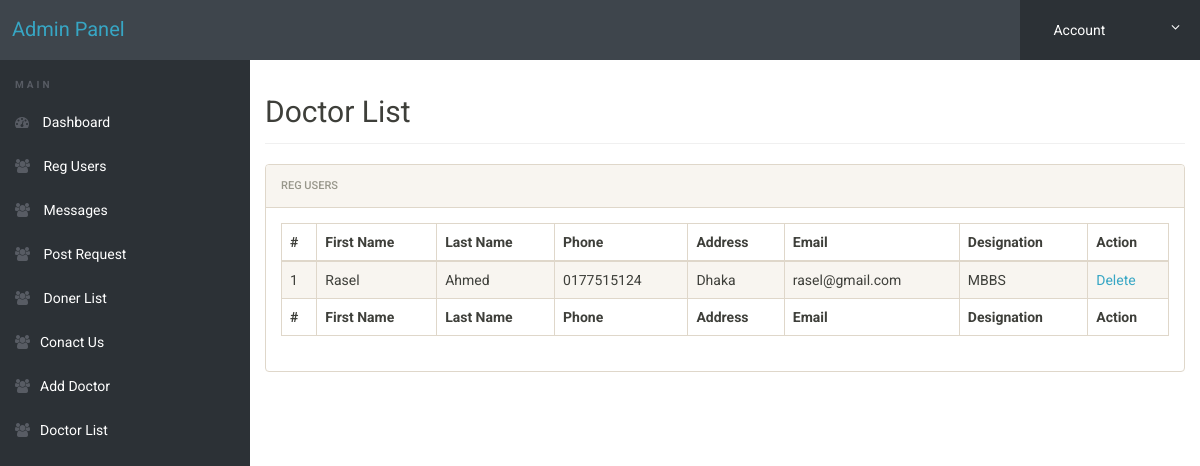
The page /admin/doctor-list.php (signed in) on the database as committed earlier.
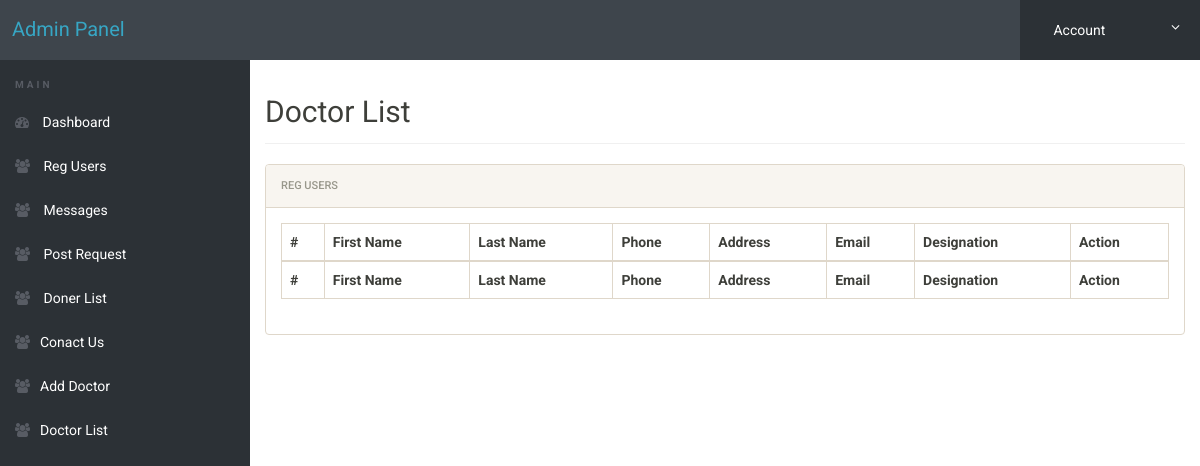
The same page on the database as committed later.
### tables this page shows
CREATE TABLE IF NOT EXISTS `add_doctor` (
  `id` int(11) NOT NULL AUTO_INCREMENT,
  `fastName` varchar(50) NOT NULL,
  `Lastname` varchar(50) NOT NULL,
  `phone` varchar(50) NOT NULL,
  `address` varchar(100) NOT NULL,
  `email` varchar(50) NOT NULL,
  `password` varchar(50) NOT NULL,
  `designation` varchar(50) NOT NULL,
  PRIMARY KEY (`id`)
);

### admin/doctor-list.php (the view, shortened to what this page needs)
<!doctype html>
<html lang="en" class="no-js">
<head>
	<link rel="stylesheet" href="css/font-awesome.min.css">
	<link rel="stylesheet" href="css/bootstrap.min.css">
	<link rel="stylesheet" href="css/dataTables.bootstrap.min.css">
	<link rel="stylesheet" href="css/bootstrap-social.css">
	<link rel="stylesheet" href="css/bootstrap-select.css">
	<link rel="stylesheet" href="css/fileinput.min.css">
	<link rel="stylesheet" href="css/awesome-bootstrap-checkbox.css">
	<link rel="stylesheet" href="css/style.css">
</head>
<body>
	<?php include('includes/header.php');?>
	<div class="ts-main-content">
		<?php include('includes/leftbar.php');?>
		<div class="content-wrapper">
			<div class="container-fluid">
				<div class="row">
					<div class="col-md-12">
						<h2 class="page-title">Doctor List</h2>
						<div class="panel panel-default">
							<div class="panel-heading">Reg Users</div>
							<div class="panel-body">
								<table id="zctb" class="display table table-striped table-bordered table-hover" cellspacing="0" width="100%">
									<thead>
										<tr>
											<th>#</th>
											<th> First Name</th>
											<th>Last Name </th>
											<th>Phone</th>
											<th>Address</th>
											<th>Email</th>
											<th>Designation</th>
											<th>Action</th>
										</tr>
									</thead>
									<tfoot>
										<tr>
											<th>#</th>
											<th> First Name</th>
											<th>Last Name </th>
											<th>Phone</th>
											<th>Address</th>
											<th>Email</th>
											<th>Designation</th>
											<th>Action</th>
										</tr>
									</tfoot>
									<tbody>
<?php
    $query = "SELECT * FROM  add_doctor";
	$result= mysqli_query($connect, $query);
foreach($result as $data)
{
$id = $data['id'];
?>
										<tr>
											<td> <?php echo $data['id']?></td>
											<td><?php echo $data['fastName']?></td>
											<td><?php echo $data['Lastname']?></td>
											<td><?php echo $data['phone']?></td>
											<td><?php echo $data['address']?></td>
											<td><?php echo $data['email']?></td>
											<td><?php echo $data['designation']?></td>
											<td><a href="doctor-list.php?eid=<?php echo $id?>">Delete</a></td>
										</tr>
<?php }?>
									</tbody>
								</table>
							</div>
						</div>
					</div>
				</div>
			</div>
		</div>
	</div>
</body>
</html>

Rows that differ between the two databases and show on the page:
removed add_doctor: id "1", fastName "Rasel", Lastname "Ahmed", phone "0177515124", address "Dhaka", email "rasel@gmail.com", designation "MBBS"
